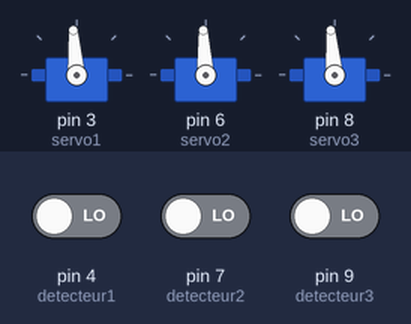
This sketch was run on a simulated Arduino Uno, built with avr-gcc and run on an emulated ATmega328P. Shown: 3 × servo. Inputs (shaded band) come from the test bench; at power-on: pin 4 (detecteur1) LOW, pin 7 (detecteur2) LOW, pin 9 (detecteur3) LOW.

Above: at 1.2 s.
1.3 s: pin 4 (detecteur1) driven HIGH
At 2.5 s:
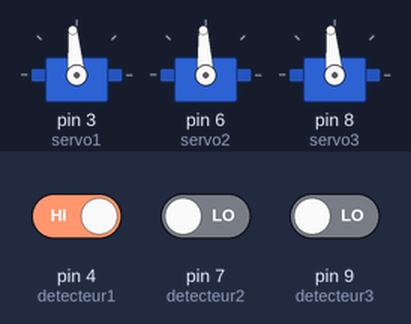
2.8 s: pin 7 (detecteur2) driven HIGH
At 4.0 s:
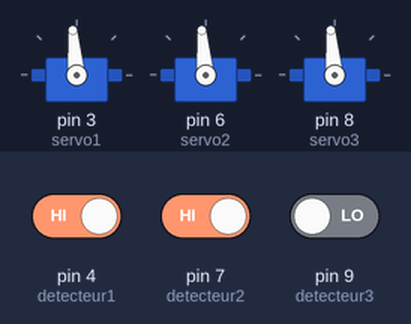
4.3 s: pin 9 (detecteur3) driven HIGH
At 5.4 s:
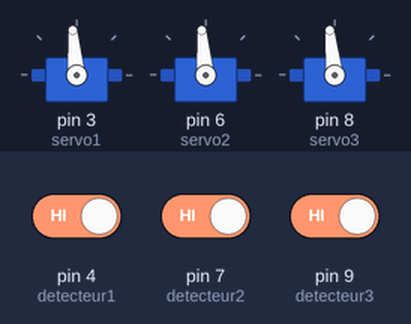
Timing chart, 0 to 7.3 s (numbered marks = the images above; inputs shaded):
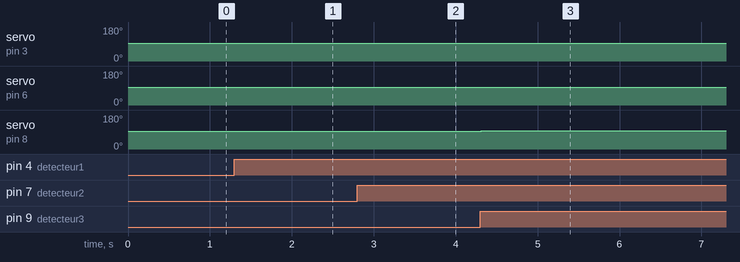

Measured:
- after the input at 1.3 s, servo on pin 3 (servo1): 94° → 95° at once
- after the input at 2.8 s, servo on pin 6 (servo2): 93° → 95° at once
- after the input at 4.3 s, servo on pin 8 (servo3): 95° → 96° at once

The sketch:

initialisation3roues.ino
```cpp
// Programme qui initialise les roues.
// Les roues vont tourner à vitesse lente jusqu'à trouver la fente noire. A ce moment là, elles s'arrêteront.

#include <Servo.h>
// Servomoteur1
Servo servo1;

// Servomoteur2
Servo servo2;

// Servomoteur3
Servo servo3;

const int detecteur1 = 4;
const int detecteur2 = 7;
const int detecteur3 = 9;

int Etat1 = 0;
int Etat2 = 0;
int Etat3 = 0;

void setup() {

  Serial.begin(9600);

  // Servomoteurs
  servo1.attach(3);
  servo2.attach(6);
  servo3.attach(8);

  // Détecteurs
  pinMode(detecteur1, INPUT);
  pinMode(detecteur2, INPUT);
  pinMode(detecteur3, INPUT);

}

void loop() {

  Etat1 = digitalRead(detecteur1);
  Etat2 = digitalRead(detecteur2);
  Etat3 = digitalRead(detecteur3);

  // Servo1
  servo1.writeMicroseconds(1510); // La première roue se met à touner à vitesse lente
  if (Etat1 == 1) {
    servo1.writeMicroseconds(1526); // Si le détecteur rencontre la bande noire, la roue s'arrête
  }

  // Servo2
  servo2.writeMicroseconds(1508); // La deuxième roue se met à touner à vitesse lente
  if (Etat2 == 1) {
    servo2.writeMicroseconds(1525); // Si le détecteur rencontre la bande noire, la roue s'arrête
  }

  // Servo3
  servo3.writeMicroseconds(1525); // La troisième roue se met à touner à vitesse lente
  if (Etat3 == 1) {
    servo3.writeMicroseconds(1537); // Si le détecteur rencontre la bande noire, la roue s'arrête
  }

  delay(100);

}
```
